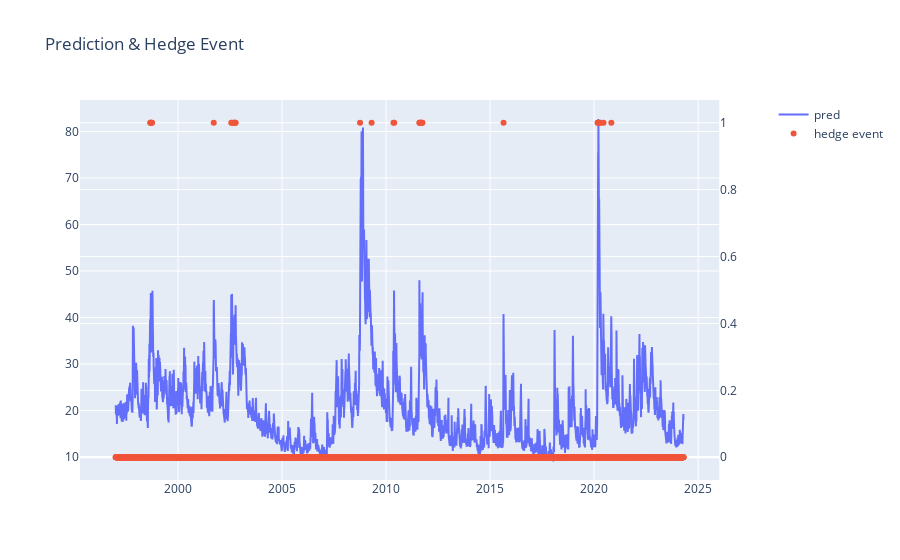

The cell this chart's notebook holds for it:
### Code cell
df_work_arima_010 = generate_hedge_signal(arima_010,mean_94_96 + 10 * std_94_96)
df_work_arima_010.to_csv("arima010.csv")

### Figure 1 — Plotly figure (JSON) as saved in the notebook; plotly's stock layout.template omitted (floating-point values rounded to 4 significant figures; data arrays with more than 128 entries replaced by an {"elided": "..."} marker saying what was removed)
{"data": [{"mode": "lines", "name": "pred", "type": "scatter", "x": {"elided": "6870 str values"}, "xaxis": "x", "y": {"elided": "6870 float values"}, "yaxis": "y"}, {"mode": "markers", "name": "hedge event", "type": "scatter", "x": {"elided": "6870 str values"}, "xaxis": "x", "y": {"elided": "6870 int values"}, "yaxis": "y2"}], "layout": {"title": {"text": "Prediction & Hedge Event"}, "xaxis": {"anchor": "y", "domain": [0, 0.94]}, "yaxis": {"anchor": "x", "domain": [0, 1]}, "yaxis2": {"anchor": "x", "overlaying": "y", "side": "right"}}}
